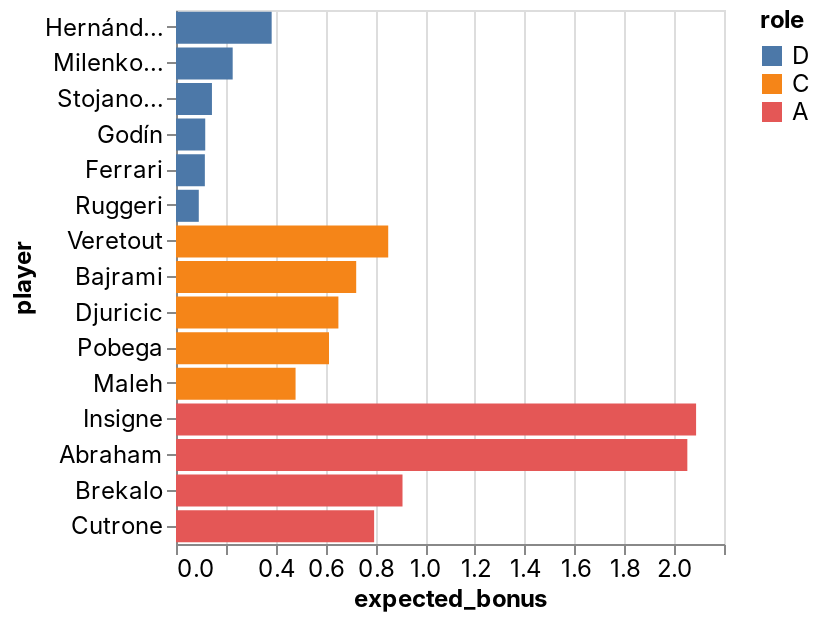

Notebook source saved alongside this figure:
### Code cell
_deepnote_run_altair(team, """{"$schema":"https://vega.github.io/schema/vega-lite/v4.json","mark":{"type":"bar","tooltip":{"content":"data"}},"height":220,"autosize":{"type":"fit"},"data":{"name":"placeholder"},"encoding":{"x":{"field":"expected_bonus","type":"quantitative","sort":null,"scale":{"type":"linear","zero":false}},"y":{"field":"player","type":"nominal","sort":null,"scale":{"type":"linear","zero":true}},"color":{"field":"role","type":"nominal","sort":null,"scale":{"type":"linear","zero":false}}}}""")

### Figure 1 — Vega-Lite specification as saved in the notebook (floating-point values rounded to 4 significant figures)
{"config": {"view": {"continuousWidth": 400, "continuousHeight": 300}, "area": {"fill": "#51C0E9"}, "axis": {"labelFont": "Inter, sans-serif", "labelFontSize": 12, "labelFontWeight": "normal", "labelLimit": 60, "labelOverlap": "greedy", "titleFont": "Inter, sans-serif", "titleFontSize": 12, "titleFontWeight": "bold"}, "background": "#ffffff", "legend": {"labelFont": "Inter, sans-serif", "labelFontSize": 12, "titleFont": "Inter, sans-serif", "titleFontSize": 12, "titleFontWeight": "bold"}, "line": {"stroke": "#51C0E9", "strokeWidth": 2}, "rect": {"fill": "#51C0E9"}, "title": {"anchor": "start", "color": "#000000", "font": "Inter, sans-serif", "fontSize": 22, "fontWeight": "normal"}}, "data": {"name": "data-e2d26333ec5fcc95b26bcb575311737c"}, "mark": {"type": "bar", "tooltip": {"content": "data"}}, "autosize": {"type": "fit"}, "encoding": {"color": {"type": "nominal", "field": "role", "scale": {"type": "linear", "zero": false}, "sort": null}, "x": {"type": "quantitative", "field": "expected_bonus", "scale": {"type": "linear", "zero": false}, "sort": null}, "y": {"type": "nominal", "field": "player", "scale": {"type": "linear", "zero": true}, "sort": null}}, "height": 300, "width": "container", "$schema": "https://vega.github.io/schema/vega-lite/v4.json", "datasets": {"data-e2d26333ec5fcc95b26bcb575311737c": [{"fanta_team": "MaiNa Joya_v2.0", "role": "D", "player": "Hernández", "home_team": "AC Milan", "away_team": "Juventus", "expected_bonus": 0.3841}, {"fanta_team": "MaiNa Joya_v2.0", "role": "D", "player": "Milenkovic", "home_team": "Cagliari", "away_team": "Fiorentina", "expected_bonus": 0.2276}, {"fanta_team": "MaiNa Joya_v2.0", "role": "D", "player": "Stojanovic", "home_team": "Empoli", "away_team": "Roma", "expected_bonus": 0.1443}, {"fanta_team": "MaiNa Joya_v2.0", "role": "D", "player": "Godín", "home_team": "Cagliari", "away_team": "Fiorentina", "expected_bonus": 0.1174}, {"fanta_team": "MaiNa Joya_v2.0", "role": "D", "player": "Ferrari", "home_team": "Torino", "away_team": "Sassuolo", "expected_bonus": 0.1158}, {"fanta_team": "MaiNa Joya_v2.0", "role": "D", "player": "Ruggeri", "home_team": "Napoli", "away_team": "Salernitana", "expected_bonus": 0.09147}, {"fanta_team": "MaiNa Joya_v2.0", "role": "C", "player": "Veretout", "home_team": "Empoli", "away_team": "Roma", "expected_bonus": 0.852}, {"fanta_team": "MaiNa Joya_v2.0", "role": "C", "player": "Bajrami", "home_team": "Empoli", "away_team": "Roma", "expected_bonus": 0.7234}, {"fanta_team": "MaiNa Joya_v2.0", "role": "C", "player": "Djuricic", "home_team": "Torino", "away_team": "Sassuolo", "expected_bonus": 0.6519}, {"fanta_team": "MaiNa Joya_v2.0", "role": "C", "player": "Pobega", "home_team": "Torino", "away_team": "Sassuolo", "expected_bonus": 0.6142}, {"fanta_team": "MaiNa Joya_v2.0", "role": "C", "player": "Maleh", "home_team": "Cagliari", "away_team": "Fiorentina", "expected_bonus": 0.48}, {"fanta_team": "MaiNa Joya_v2.0", "role": "A", "player": "Insigne", "home_team": "Napoli", "away_team": "Salernitana", "expected_bonus": 2.088}, {"fanta_team": "MaiNa Joya_v2.0", "role": "A", "player": "Abraham", "home_team": "Empoli", "away_team": "Roma", "expected_bonus": 2.053}, {"fanta_team": "MaiNa Joya_v2.0", "role": "A", "player": "Brekalo", "home_team": "Torino", "away_team": "Sassuolo", "expected_bonus": 0.9094}, {"fanta_team": "MaiNa Joya_v2.0", "role": "A", "player": "Cutrone", "home_team": "Empoli", "away_team": "Roma", "expected_bonus": 0.7954}]}}
